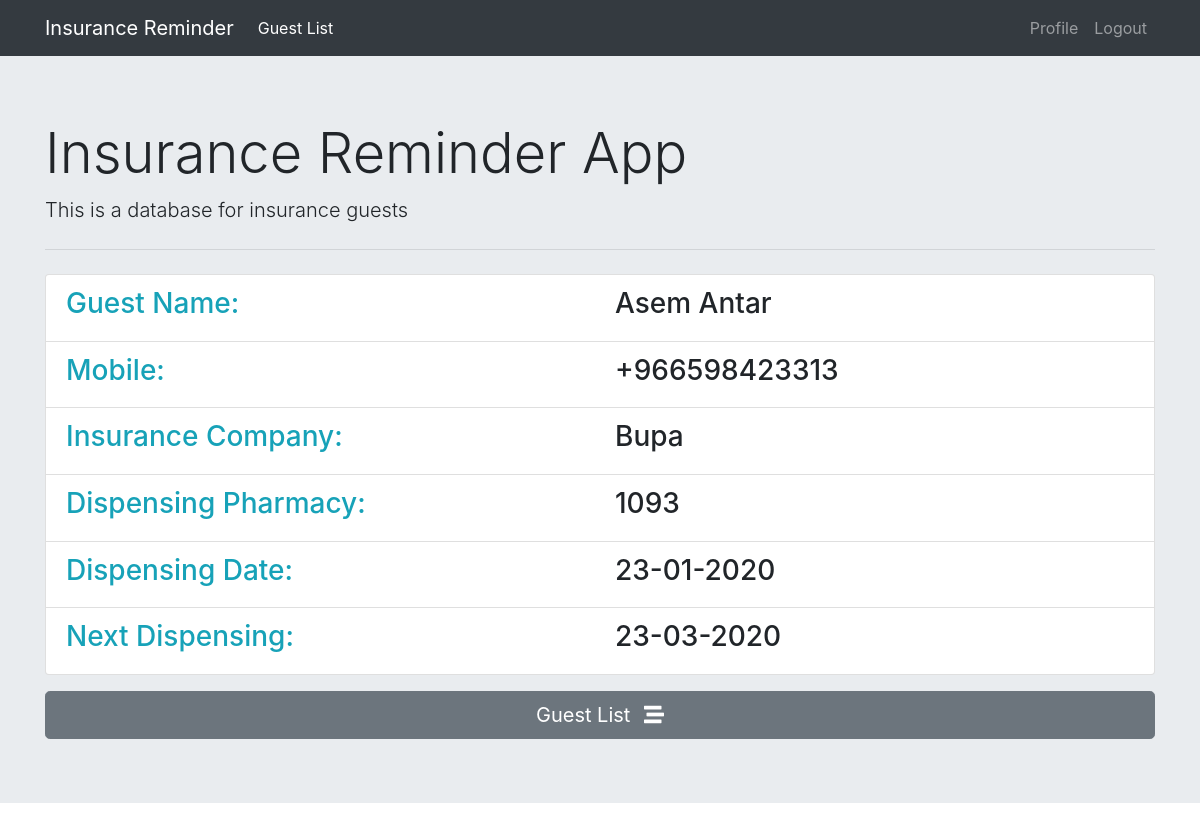
Page /detail/1/ (signed in) on the committed database.
### guest_registeration/models.py (models this page shows, shortened)
class Guest(models.Model):
    INSURANCE_COMPANIES = (
        ('Bupa', 'Bupa'),
        ('MedGulf', 'MedGulf'),
        ('MedNet', 'MedNet'),
        ('Tawnyia', 'Tawnyia'),
        ('Saudi Enaya', 'Saudi Enaya'),
    )
    fullname = models.CharField(max_length=250, verbose_name='Full Name')
    mobile = PhoneNumberField(verbose_name='Mobile No.')
    insurance_company = models.CharField(
        max_length=30, choices=INSURANCE_COMPANIES, verbose_name='Insurance Company', default='bupa')
    dipensing_date = models.DateField(verbose_name='Dispensing Date')
    next_dispensing = models.DateField(verbose_name='Next Dispensing Date')
    dispensing_pharmacy = models.ForeignKey(User, on_delete=models.CASCADE)

### guest_registeration/views.py (the view)
# urls.py: path('detail/<int:id>/', guest_detail, name='guest_detail'),
def guest_detail(request, id):
    context = {'guest': Guest.objects.get(pk=id)}
    return render(request, 'guest_registeration/detail.html', context)

### guest_registeration/templates/guest_registeration/detail.html (shortened to what this page needs)
{% extends 'guest_registeration/base.html' %}
{% block content %}
    <ul class="list-group">
        <li class="list-group-item">
            <div class="row">
                <div class="col-md-6"><h3 class="text-info">Guest Name:</h3></div>
                <div class="col-md-6"><h3>{{ guest.fullname }}</h3></div>
            </div>
        </li>
        <li class="list-group-item">
            <div class="row">
                <div class="col-md-6"><h3 class="text-info">Mobile:</h3></div>
                <div class="col-md-6"><h3>{{ guest.mobile }}</h3></div>
            </div>
        </li>
        <li class="list-group-item">
            <div class="row">
                <div class="col-md-6"><h3 class="text-info">Insurance Company:</h3></div>
                <div class="col-md-6"><h3>{{ guest.insurance_company }}</h3></div>
            </div>
        </li>
        <li class="list-group-item">
            <div class="row">
                <div class="col-md-6"><h3 class="text-info">Dispensing Pharmacy:</h3></div>
                <div class="col-md-6"><h3>{{ guest.dispensing_pharmacy }}</h3></div>
            </div>
        </li>
        <li class="list-group-item">
            <div class="row">
                <div class="col-md-6"><h3 class="text-info">Dispensing Date:</h3></div>
                <div class="col-md-6"><h3>{{ guest.dipensing_date|date:"d-m-Y" }}</h3></div>
            </div>
        </li>
        <li class="list-group-item">
            <div class="row">
                <div class="col-md-6"><h3 class="text-info">Next Dispensing:</h3></div>
                <div class="col-md-6"><h3>{{ guest.next_dispensing|date:"d-m-Y" }}</h3></div>
            </div>
        </li>
    </ul>
    <div class="row">
        <div class="col-md 12">
            <a href="{% url 'guest_registeration:guest_list' %}" class="btn btn-secondary btn-block btn-lg mt-3">
                Guest List <i class="fas fa-stream ml-2"></i>
            </a>
        </div>
    </div>
{% endblock content %}

### rows in the picture
Guest: fullname "Asem Antar", mobile "+966598423313", insurance_company "Bupa", dispensing_pharmacy "1093", dipensing_date "23-01-2020", next_dispensing "23-03-2020"
